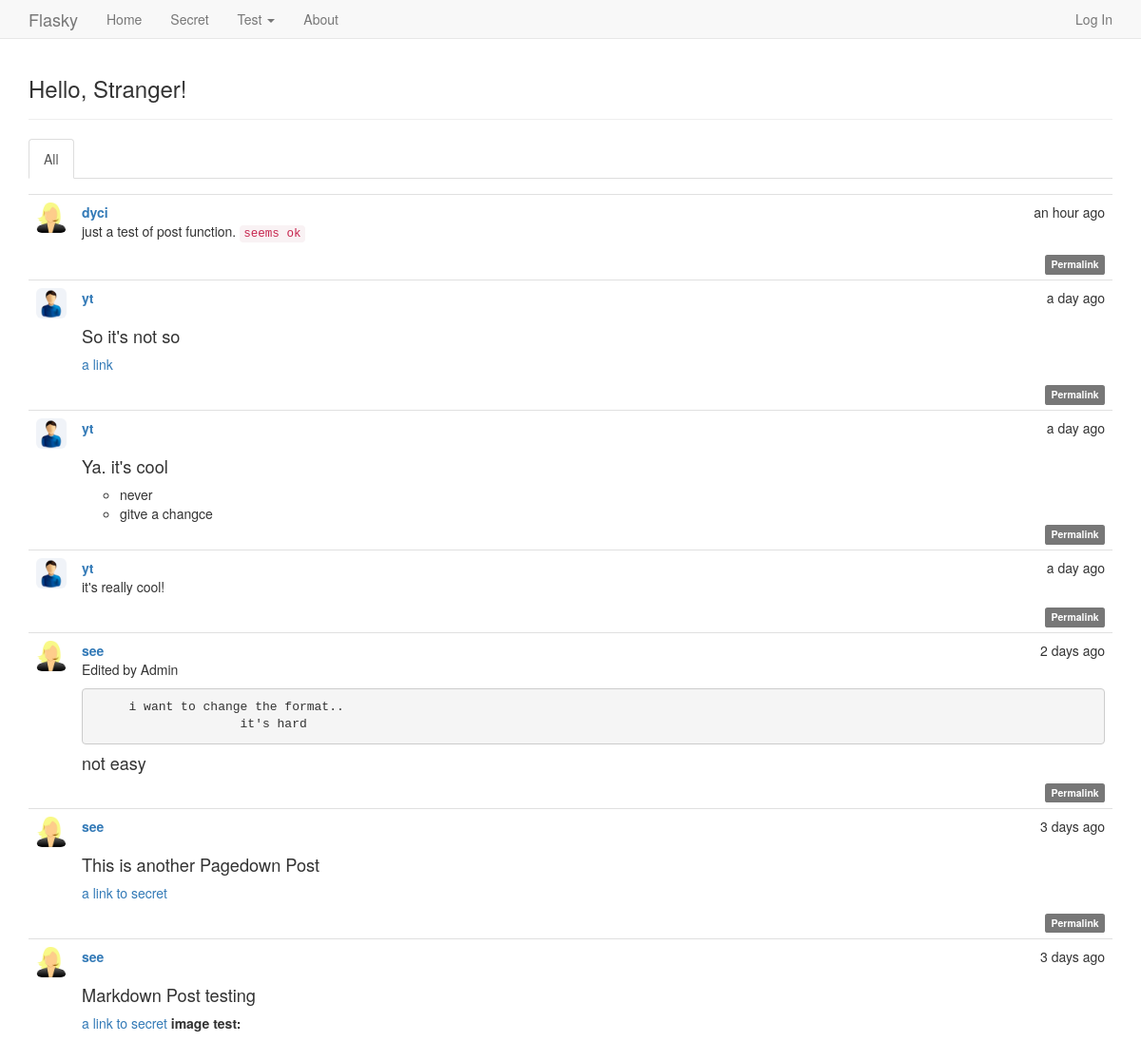
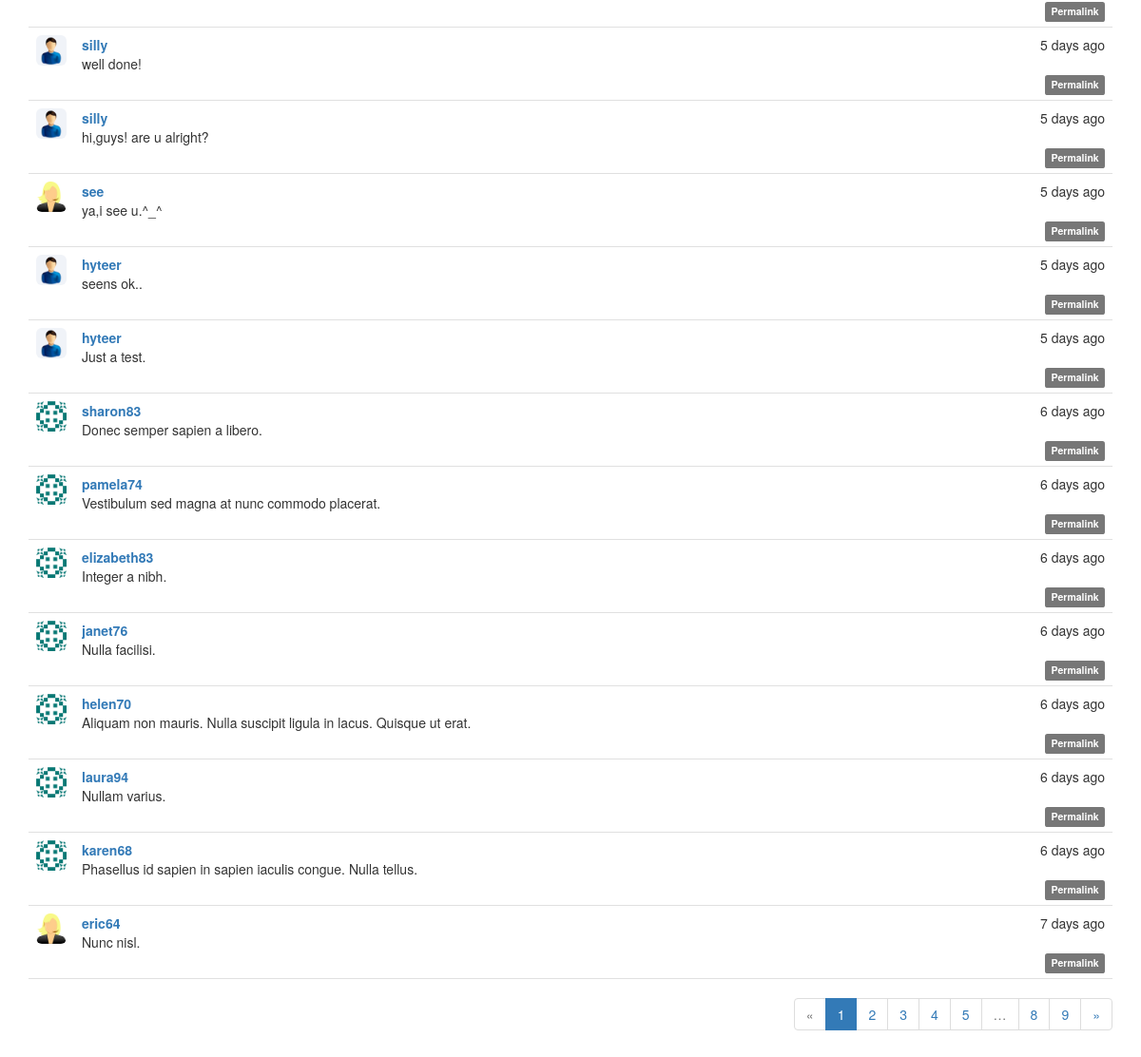
The page / on the database its author committed (2 pictures, top to bottom).
### app/models.py (models this page shows, shortened)
class Post(db.Model):
    __tablename__ = 'posts'
    id = db.Column(db.Integer, primary_key=True)
    body = db.Column(db.Text)
    timestamp = db.Column(db.DateTime, index=True,default=datetime.utcnow)
    author_id = db.Column(db.Integer, db.ForeignKey('users.id'))
    body_html = db.Column(db.Text)

class User(UserMixin, db.Model):
    __tablename__ = 'users'
    id = db.Column(db.Integer, primary_key=True)
    email = db.Column(db.String(64), unique=True, index=True)
    username = db.Column(db.String(64), unique=True, index=True)
    role_id = db.Column(db.Integer, db.ForeignKey('roles.id'))
    password_hash = db.Column(db.String(128))
    confirmed = db.Column(db.Boolean, default=False)
    name = db.Column(db.String(64))
    sex = db.Column(db.Integer)     # 1.male 2.female 0. none
    location = db.Column(db.String(64))
    about_me = db.Column(db.Text())
    member_since = db.Column(db.DateTime(), default=datetime.utcnow)
    last_seen = db.Column(db.DateTime(), default=datetime.utcnow)
    posts = db.relationship('Post', backref='author', lazy='dynamic')
    followed = db.relationship('Follow',
                               foreign_keys=[Follow.follower_id],
                               backref=db.backref('follower', lazy='joined'),
                               lazy='dynamic',
                               cascade='all, delete-orphan')
    followers = db.relationship('Follow',
                                foreign_keys=[Follow.followed_id],
                                backref=db.backref('followed', lazy='joined'),
                                lazy='dynamic',
                                cascade='all, delete-orphan')
    @property
    def password(self):
        raise AttributeError('password is not a readable attribute')
    def get_avatar(self):
        if self.sex == 1:
            avatar = 'avatar/male.jpg'
            return avatar
        elif self.sex == 2:
            avatar = 'avatar/female.jpg'
            return avatar
        else:
            avatar = 'avatar/none.jpg'
            return avatar

### app/main/views.py (the view)
@main.route('/', methods=['GET','POST'])
def index():
    form = PostForm()
    if current_user.can(Permission.WRITE_ARTICLES) and form.validate_on_submit():
        print "Comes here..."
        post = Post(body=form.body.data, author=current_user._get_current_object())
        db.session.add(post)
        return redirect(url_for('.index'))
    page =  request.args.get('page',1,type=int)
    show_followed = False
    if current_user.is_authenticated:
        show_followed = bool(request.cookies.get('show_followed', ''))
    if show_followed:
        query = current_user.followed_posts
    else:
        query = Post.query
    pagination = query.order_by(Post.timestamp.desc()).paginate(
        page, per_page=current_app.config['FLASKY_POSTS_PER_PAGE'],
        error_out=False)
    posts = pagination.items
    return render_template('index.html', form=form, posts=posts,show_followed=show_followed,pagination=pagination)

### app/auth/views.py (called while the page is built)
@auth.before_app_request
def before_request():
    if request.endpoint == None:
        return render_template('404.html')
    if current_user.is_authenticated:
        current_user.ping()
        if not current_user.confirmed and  request.endpoint == 'user.secret':
            return redirect(url_for('auth.unconfirmed'))

### app/models.py (called while the page is built)
    def can(self, permissions):
        return False

    def is_administrator(self):
        return False

### app/user/__init__.py (called while the page is built)
@user.app_context_processor
def inject_permissions():
    return dict(Permission=Permission)

### app/templates/index.html (shortened to what this page needs)
{% extends "base.html" %}
{% import "bootstrap/wtf.html" as wtf %}
{% import "_macros.html" as macros %}
{% block page_content %}
<div class="page-header">
    <h3>Hello, {% if current_user.is_authenticated %}{{ current_user.username }}{% else %}Stranger{% endif %}!</h3>
</div>
<div class="post-tabs">
    <ul class="nav nav-tabs">
        <li{% if not show_followed %} class="active"{% endif %}><a href="{{ url_for('.show_all') }}">All</a></li>
    </ul>
    {% include '_posts.html' %}
</div>
{% if pagination %}
<div class="pagination">
    {{ macros.pagination_widget(pagination, '.index') }}
</div>
{% endif %}
{% endblock %}

### app/templates/_posts.html (shortened to what this page needs)
<ul class="posts">
            {% for post in posts %}
            <li class="post">
                <div class="post-thumbnail">
                    <a href="{{ url_for('user.user_home',username=post.author.username) }}">
                        <img class="img-rounded profile-thumbnail0" src="{{ url_for('static',filename=post.author.get_avatar()) }}" with="32" height="32">
                    </a>
                </div>
                <div class="post-content">
                    <div class="post-date">{{ moment(post.timestamp).fromNow() }}</div>
                    <div class="post-author"><a href="{{ url_for('user.user_home',username=post.author.username) }}">{{ post.author.username }}</a></div>
                    <div class="post-body">
                        {% if post.body_html %}
                            {{ post.body_html | safe }}
                        {% else %}
                            {{ post.body }}
                        {% endif %}
                    </div>
                    <div class="post-footer">
                        <a href="{{url_for('main.post', id=post.id) }}">
                            <span class="label label-default">Permalink</span>
                        </a>
                    </div>
                </div>
            </li>
            {% endfor %}
</ul>

### app/static/styles.css (style rules this page uses)
body { position: relative; padding-top: 40px; padding-bottom: 30px; }
.post-tabs { margin-top:15px; }
ul.posts { list-style-type: none; padding: 0px; margin: 16px 0px 0px 0px; border-top: 1px solid #e0e0e0; }
ul.posts li.post { padding: 8px; border-bottom: 1px solid #e0e0e0; }
div.post-date { float: right; }
div.post-author { font-weight: bold; }
div.post-thumbnail { position: absolute; }
div.post-content { margin-left: 48px; min-height: 48px; }
div.post-footer { text-align: right; }
div.pagination { width: 100%; text-align: right; padding: 0px; margin: 0px; }
.post-body h2 { font-size: 130%; }

### rows shown on the page
Post: timestamp "an hour ago", author.username "dyci", body_html "just a test of post function. seems ok"
Post: timestamp "a day ago", author.username "yt", body_html "So it's not so a link"
Post: timestamp "a day ago", author.username "yt", body_html "Ya. it's cool never gitve a changce"
Post: timestamp "a day ago", author.username "yt", body_html "it's really cool!"
Post: timestamp "2 days ago", author.username "see", body_html "Edited by Admin i want to change the format.. it's hard not easy"
Post: timestamp "3 days ago", author.username "see", body_html "This is another Pagedown Post a link to secret"
Post: timestamp "3 days ago", author.username "see", body_html "Markdown Post testing a link to secret image test:"
Post: timestamp "5 days ago", author.username "silly", body "well done!"
Post: timestamp "5 days ago", author.username "silly", body "hi,guys! are u alright?"
Post: timestamp "5 days ago", author.username "see", body "ya,i see u.^_^"
Post: timestamp "5 days ago", author.username "hyteer", body "seens ok.."
Post: timestamp "5 days ago", author.username "hyteer", body "Just a test."
Post: timestamp "6 days ago", author.username "sharon83", body "Donec semper sapien a libero."
Post: timestamp "6 days ago", author.username "pamela74", body "Vestibulum sed magna at nunc commodo placerat."
Post: timestamp "6 days ago", author.username "elizabeth83", body "Integer a nibh."
Post: timestamp "6 days ago", author.username "janet76", body "Nulla facilisi."
Post: timestamp "6 days ago", author.username "helen70", body "Aliquam non mauris. Nulla suscipit ligula in lacus. Quisque ut erat."
Post: timestamp "6 days ago", author.username "laura94", body "Nullam varius."
Post: timestamp "6 days ago", author.username "karen68", body "Phasellus id sapien in sapien iaculis congue. Nulla tellus."
Post: timestamp "7 days ago", author.username "eric64", body "Nunc nisl."

### other values the page prints
{{ p }} "1"
{{ p }} "2" "3" "4" "5" "8" "9"
